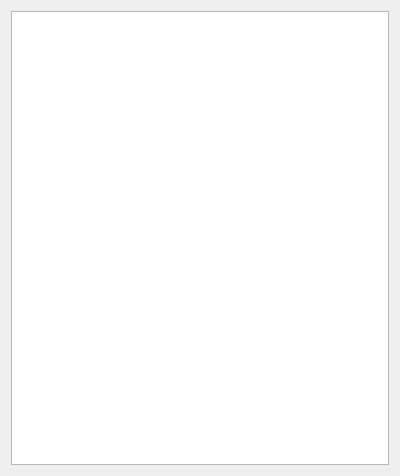
<?xml version="1.0" encoding="UTF-8"?>
<ui version="4.0">
 <class>Form</class>
 <widget class="QWidget" name="Form">
  <property name="geometry">
   <rect>
    <x>0</x>
    <y>0</y>
    <width>400</width>
    <height>476</height>
   </rect>
  </property>
  <property name="windowTitle">
   <string>Form</string>
  </property>
  <layout class="QGridLayout" name="gridLayout">
   <item row="0" column="0">
    <widget class="QListWidget" name="listWidget"/>
   </item>
  </layout>
 </widget>
 <resources/>
 <connections/>
</ui>
